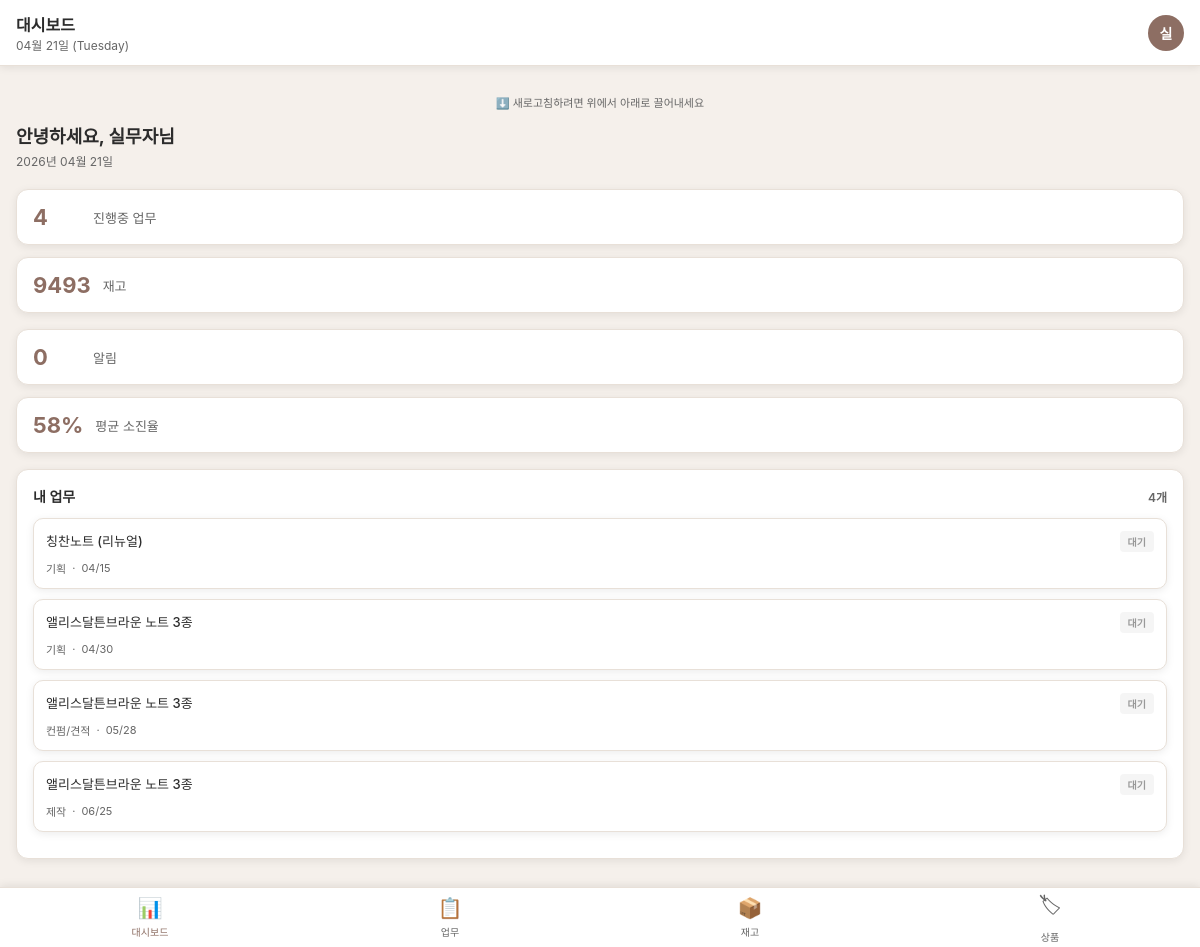
Screenshot of /m/ (signed in) with the database file from the repository.
### models.py (models this page shows)
class User(UserMixin, db.Model):
    __tablename__ = 'users'
    id = db.Column(db.Integer, primary_key=True)
    username = db.Column(db.String(50), unique=True, nullable=False)
    password_hash = db.Column(db.String(256), nullable=False)
    name = db.Column(db.String(100), nullable=False)
    role = db.Column(db.String(50), nullable=False)  # 소장/편집장/실무자/디자이너/행정팀장/구독매니저1/구독매니저2
    email = db.Column(db.String(120))
    created_at = db.Column(db.DateTime, default=datetime.utcnow)

class Task(db.Model):
    __tablename__ = 'tasks'
    id = db.Column(db.Integer, primary_key=True)
    title = db.Column(db.String(200), nullable=False)
    description = db.Column(db.Text)
    item_id = db.Column(db.Integer, db.ForeignKey('items.id'))
    assignee_id = db.Column(db.Integer, db.ForeignKey('users.id'))
    status = db.Column(db.String(20), default='대기')  # 대기/진행중/완료
    priority = db.Column(db.String(10), default='보통')  # 긴급/높음/보통/낮음
    stage = db.Column(db.String(20))  # 기획/디자인/컨펌·견적/제작/입고
    revision_count = db.Column(db.Integer, default=0)  # 샘플 수정 횟수
    production_weeks = db.Column(db.Integer)  # 제작 기간 (1~8주)
    production_start = db.Column(db.Date)    # 제작 시작일
    due_date = db.Column(db.Date)
    start_date = db.Column(db.Date)
    created_at = db.Column(db.DateTime, default=datetime.utcnow)
    completed_at = db.Column(db.DateTime)
    assignee = db.relationship('User', backref='tasks')
    comments = db.relationship('Comment', backref='task', lazy=True, cascade='all,delete-orphan')

class Item(db.Model):
    __tablename__ = 'items'
    id = db.Column(db.Integer, primary_key=True)
    name = db.Column(db.String(200), nullable=False)
    sku_code = db.Column(db.String(200))  # 위하고 품목코드 (쉼표 구분 다중 가능, 예: GG220801,GG220802)
    line = db.Column(db.String(10), nullable=False)  # A, B, C, B,C
    category_id = db.Column(db.Integer, db.ForeignKey('categories.id'))
    artist = db.Column(db.String(100))
    unit_cost = db.Column(db.Integer)  # 원
    target_qty = db.Column(db.Integer)
    current_stock = db.Column(db.Integer, default=0)
    status = db.Column(db.String(30), default='기획중')
    usage = db.Column(db.String(30), default='판매')
    owner_id = db.Column(db.Integer, db.ForeignKey('users.id'))
    target_date = db.Column(db.Date)  # 목표 입고일
    memo = db.Column(db.Text)
    sale_url_smartstore = db.Column(db.String(500))  # 스마트스토어 링크
    sale_url_aengdu = db.Column(db.String(500))      # aengdu.kr 링크
    sale_url_positive = db.Column(db.String(500))     # positive.co.kr 링크
    sale_url_other = db.Column(db.String(500))        # 기타 판매 링크
    created_at = db.Column(db.DateTime, default=datetime.utcnow)
    updated_at = db.Column(db.DateTime, default=datetime.utcnow, onupdate=datetime.utcnow)
    owner = db.relationship('User', backref='items')
    tasks = db.relationship('Task', backref='item', lazy=True)
    inventory_logs = db.relationship('InventoryLog', backref='item', lazy=True)
    weekly_counts = db.relationship('WeeklyCount', backref='item', lazy=True)

### app.py (the view, shortened to what this page needs)
@app.route('/m/')
@login_required
def m_dashboard():
    today = date.today()
    if has_perm('view_all_tasks'):
        my_tasks = Task.query.filter(Task.status != '완료').order_by(Task.due_date).limit(10).all()
    else:
        my_tasks = Task.query.filter_by(assignee_id=current_user.id).filter(Task.status != '완료').order_by(Task.due_date).limit(10).all()
    selling_items = Item.query.filter(Item.status.in_(['판매중', '소진중'])).all()
    selling_count = len(selling_items)
    total_stock = sum(i.current_stock or 0 for i in selling_items)
    total_target = sum(i.target_qty or 0 for i in selling_items)
    avg_remain_pct = round(total_stock / total_target * 100, 1) if total_target > 0 else 0
    low_stock_alerts = []
    all_wks = WeeklyCount.query.order_by(WeeklyCount.counted_at.desc()).all()
    wks_by_item = {}
    for w in all_wks:
        lst = wks_by_item.setdefault(w.item_id, [])
        if len(lst) < 16:
            lst.append(w)
    for it in selling_items:
        wks = wks_by_item.get(it.id, [])
        weekly_avg = 0
        if len(wks) >= 2:
            consume_weeks = [w for w in wks if w.diff and w.diff < 0]
            total_consumed = sum(abs(w.diff) for w in consume_weeks)
            num_weeks = len(consume_weeks)
            weekly_avg = round(total_consumed / num_weeks) if num_weeks > 0 else 0
    overdue_tasks = []
    staff_stats = []
    if has_perm('view_all_tasks'):
        overdue_tasks = Task.query.filter(Task.status != '완료', Task.due_date < today).order_by(Task.due_date).limit(10).all()
    return render_template('mobile.html', page='dashboard',
                           my_tasks=my_tasks, today=today,
                           selling_count=selling_count, total_stock=total_stock,
                           total_target=total_target, avg_remain_pct=avg_remain_pct,
                           low_stock_alerts=low_stock_alerts,
                           overdue_tasks=overdue_tasks, staff_stats=staff_stats)

### app.py (called while the page is built)
@login_manager.user_loader
def load_user(user_id):
    return User.query.get(int(user_id))

def has_perm(permission, role=None):
    r = role or current_user.role
    rp = RolePermission.query.filter_by(role=r, permission=permission).first()
    if rp:
        return rp.enabled
    return permission in DEFAULT_PERMISSIONS.get(r, [])

def is_admin():
    return has_perm('manage_users')

@app.context_processor
def inject_notification_count():
    if hasattr(current_user, 'id') and current_user.is_authenticated:
        unread = Notification.query.filter_by(recipient_id=current_user.id, is_read=False).count()
        return {'noti_count': unread, 'user_is_admin': is_admin()}
    return {'noti_count': 0, 'user_is_admin': False}

### templates/mobile.html (shortened to what this page needs)
<!DOCTYPE html>
<html lang="ko">
<head>
</head>
<body>
    <div class="mobile-header">
        <div>
            <div class="mobile-header-title" id="headerTitle">{% if page == 'tasks' %}업무{% elif page == 'inventory' %}재고{% elif page == 'items' %}상품{% else %}대시보드{% endif %}</div>
            <div class="mobile-header-date" id="headerDate">{{ today.strftime('%m월 %d일 (%A)') }}</div>
        </div>
        <div class="mobile-header-avatar" title="{{ current_user.name }}">{{ current_user.name[0] }}</div>
    </div>
    <div class="mobile-container">
        <div class="page-content {% if page == 'dashboard' %}active{% endif %}" id="dashboard-page">
            <div class="pull-refresh-hint">⬇️ 새로고침하려면 위에서 아래로 끌어내세요</div>
            <div class="greeting">
                <div class="greeting-title">안녕하세요, {{ current_user.name }}님</div>
                <div class="greeting-date">{{ today.strftime('%Y년 %m월 %d일') }}</div>
            </div>
            <div class="summary-grid">
                <div class="summary-card">
                    <div class="summary-value">{{ my_tasks|length }}</div>
                    <div class="summary-label">진행중 업무</div>
                </div>
                <div class="summary-card">
                    <div class="summary-value">{{ total_stock }}</div>
                    <div class="summary-label">재고</div>
                </div>
            </div>
            <div class="summary-grid">
                <div class="summary-card">
                    <div class="summary-value">{% if noti_count %}{{ noti_count }}{% else %}0{% endif %}</div>
                    <div class="summary-label">알림</div>
                </div>
                <div class="summary-card">
                    <div class="summary-value">{{ "{:.0f}%".format(avg_remain_pct or 0) }}</div>
                    <div class="summary-label">평균 소진율</div>
                </div>
            </div>
            {% if my_tasks %}
            <div class="card">
                <div class="card-header">
                    <span>내 업무</span>
                    <span style="font-size: 12px; color: var(--text-secondary);">{{ my_tasks|length }}개</span>
                </div>
                {% for task in my_tasks[:5] %}
                <div class="list-item" onclick="toggleDetail(this)">
                    <div class="list-item-main">
                        <div class="list-item-name">{{ task.item.name if task.item else 'N/A' }}</div>
                        {% if task.status == '대기' %}
                        <span class="badge badge-gray">대기</span>
                        {% elif task.status == '진행중' %}
                        <span class="badge badge-green">진행중</span>
                        {% elif task.status == '완료' %}
                        <span class="badge badge-blue">완료</span>
                        {% endif %}
                    </div>
                    <div class="list-item-meta">
                        <span>{{ task.stage }}</span>
                        {% if task.due_date %}
                        <span>·</span>
                        <span>{{ task.due_date.strftime('%m/%d') }}</span>
                        {% endif %}
                    </div>
                </div>
                {% endfor %}
            </div>
            {% else %}
            <div class="empty-state">
                <div class="empty-icon">📋</div>
                <div class="empty-text">진행 중인 업무가 없습니다</div>
            </div>
            {% endif %}
        </div>
    </div>
    <nav class="mobile-nav">
        <a class="nav-item {% if page == 'dashboard' %}active{% endif %}" href="/m/">
            <div class="nav-icon">📊</div>
            <div>대시보드</div>
        </a>
        <a class="nav-item {% if page == 'tasks' %}active{% endif %}" href="/m/tasks">
            <div class="nav-icon">📋</div>
            <div>업무</div>
        </a>
        <a class="nav-item {% if page == 'inventory' %}active{% endif %}" href="/m/inventory">
            <div class="nav-icon">📦</div>
            <div>재고</div>
        </a>
        <a class="nav-item {% if page == 'items' %}active{% endif %}" href="/m/items">
            <div class="nav-icon">🏷</div>
            <div>상품</div>
        </a>
    </nav>
</body>
</html>

### templates/mobile.html (style rules this page uses)
* { margin: 0; padding: 0; box-sizing: border-box; -webkit-tap-highlight-color: transparent; }
:root { --primary: #8D6E63; --accent: #4CAF50; --bg: #F5F0EB; --surface: #FFFFFF; --text-primary: #2C2C2C; --text-secondary: #666666; --border: #E8E0D8; --status-green: #4CAF50; --status-blue: #2196F3; --status-orange: #FF9800; --status-gray: #999999; --status-red: #F44336; --shadow: 0 2px 8px rgba(0, 0, 0, 0.08); --shadow-lg: 0 4px 16px rgba(0, 0, 0, 0.12); --notch-top: max(0px, env(safe-area-inset-top)); --notch-bottom: max(0px, env(safe-area-inset-bottom)); }
html, body { height: 100%; width: 100%; font-family: -apple-system, BlinkMacSystemFont, 'Segoe UI', 'Roboto', 'Noto Sans', 'Noto Sans KR', sans-serif; background-color: var(--bg); color: var(--text-primary); overflow: hidden; position: relative; }
body { display: flex; flex-direction: column; padding-top: var(--notch-top); }
.mobile-header { background: var(--surface); border-bottom: 1px solid var(--border); padding: 12px 16px; display: flex; justify-content: space-between; align-items: center; gap: 12px; flex-shrink: 0; box-shadow: var(--shadow); }
.mobile-header-title { font-size: 16px; font-weight: 600; color: var(--text-primary); flex: 1; }
.mobile-header-date { font-size: 12px; color: var(--text-secondary); }
.mobile-header-avatar { width: 36px; height: 36px; border-radius: 50%; background: var(--primary); color: var(--surface); display: flex; align-items: center; justify-content: center; font-weight: 600; font-size: 14px; flex-shrink: 0; }
.mobile-container { flex: 1; overflow-y: auto; overflow-x: hidden; -webkit-overflow-scrolling: touch; padding-bottom: calc(60px + var(--notch-bottom)); }
.page-content { padding: 16px; display: none; }
.page-content.active { display: block; animation: fadeIn 0.2s ease-in-out; }
.card { background: var(--surface); border-radius: 12px; padding: 16px; margin-bottom: 12px; box-shadow: var(--shadow); border: 1px solid var(--border); }
.card-header { font-size: 14px; font-weight: 600; color: var(--text-primary); margin-bottom: 12px; display: flex; justify-content: space-between; align-items: center; }
.summary-grid { display: grid; grid-template-columns: 1fr; gap: 12px; margin-bottom: 16px; }
.summary-card { background: var(--surface); border-radius: 12px; padding: 14px 16px; border: 1px solid var(--border); box-shadow: var(--shadow); display: flex; align-items: center; gap: 12px; }
.summary-value { font-size: 22px; font-weight: 700; color: var(--primary); min-width: 48px; }
.summary-label { font-size: 13px; color: var(--text-secondary); }
.list-item { background: var(--surface); border-radius: 10px; padding: 12px; margin-bottom: 10px; border: 1px solid var(--border); box-shadow: var(--shadow); cursor: pointer; transition: all 0.2s ease; }
.list-item-main { display: flex; gap: 8px; align-items: flex-start; margin-bottom: 8px; }
.list-item-name { flex: 1; font-size: 13px; font-weight: 500; color: var(--text-primary); word-break: break-word; }
.list-item-meta { display: flex; gap: 6px; font-size: 11px; color: var(--text-secondary); flex-wrap: wrap; align-items: center; }
.badge { display: inline-block; padding: 3px 8px; border-radius: 4px; font-size: 10px; font-weight: 600; white-space: nowrap; }
.badge-gray { background: rgba(153, 153, 153, 0.1); color: var(--status-gray); }
.mobile-nav { position: fixed; bottom: 0; left: 0; right: 0; height: calc(60px + var(--notch-bottom)); padding-bottom: var(--notch-bottom); background: var(--surface); border-top: 1px solid var(--border); display: flex !important; justify-content: space-around; box-shadow: 0 -2px 8px rgba(0, 0, 0, 0.08); z-index: 99999; }
.nav-item { flex: 1; display: flex; flex-direction: column; align-items: center; justify-content: center; gap: 4px; cursor: pointer; color: var(--text-secondary); text-decoration: none; font-size: 10px; font-weight: 500; min-height: 44px; transition: color 0.2s ease; }
.nav-item.active { color: var(--primary); }
.nav-icon { font-size: 20px; }
.greeting { margin-bottom: 20px; }
.greeting-title { font-size: 18px; font-weight: 700; color: var(--text-primary); margin-bottom: 4px; }
.greeting-date { font-size: 12px; color: var(--text-secondary); }
.pull-refresh-hint { text-align: center; padding: 12px; color: var(--text-secondary); font-size: 11px; }

### rows the page displays
User: name "실", name "실무자"
Task: item "칭찬노트 (리뉴얼)", status "대기", stage "기획", due_date "04/15"
Task: item "앨리스달튼브라운 노트 3종", status "대기", stage "기획", due_date "04/30"
Task: item "앨리스달튼브라운 노트 3종", status "대기", stage "컨펌/견적", due_date "05/28"
Task: item "앨리스달튼브라운 노트 3종", status "대기", stage "제작", due_date "06/25"

### other values shown
{{ my_tasks|length }} "4"
{{ total_stock }} "9493"
{{ "{:.0f}%".format(avg_remain_pct or 0) }} "58%"
